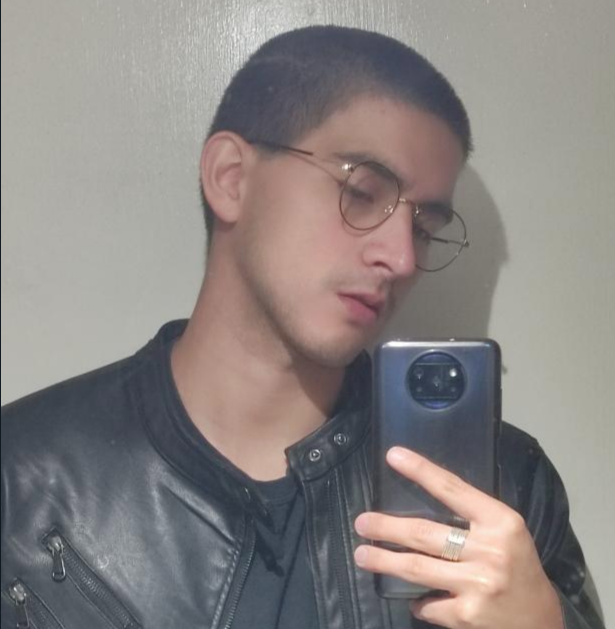
#> input picture artificial-vision/spacial_filters/media/aleksei.png, 1230 x 1258 px (shown at 1/2 size)
$ jupyter execute morphological_operators.ipynb
#> lines starting #> are read from the running program, lines starting #| are printed output that depends on the picture
# Actividad 2

## Descripción
A lo largo del curso, hemos explorado diferentes filtros espaciales, algunos suavizan las imágenes y otros que pareciera que le agregan ruido, así como algunos que se especializan en detectar bordes. La realidad es que todos estos filtros son de gran ayuda en muchos ámbitos, como en medicina, robótica, etc. En esta actividad, se profundiza sobre en la implementación de estos filtros, mostrando paso a paso el desarrollo de estos y algunos ejemplos.

[cell 1]
import cv2
import matplotlib.pyplot as plt
import numpy as np
import os

[cell 2]
class SpacialFilters(object):
    """
    Class that implements LP, HP filters with commons masks.
    In addition, it implements border detection.
    """

    BASE_DIR = os.getcwd()
    LP_FILTERS = {
        'average_filter': (np.ones(shape=(3,3))) * 1/9,
        'gaussian_filter': (np.array([1,2,1,2,4,2,1,2,1]).reshape(3,3)) * 1/16
    }
    HP_FILTERS = {
        'gradient': np.array([1,0,-1,1,0,-1,1,0,-1]).reshape(3,3),
        'laplacian': np.array([-1,-1,-1,-1,8,-1,-1,-1,-1]).reshape(3,3),
    }
    BORDER_DETECTION = {
        'prewitt_horizontal': np.array([1,1,1,0,0,0,-1,-1,-1]).reshape(3,3),
        'prewitt_vertical': np.array([-1,0,1,-1,0,1,-1,0,1]).reshape(3,3),
        'prewitt_45': np.array([-1,-1,0,-1,0,1,0,1,1]).reshape(3,3),
        'sobel_horizontal': np.array([1,2,1,0,0,0,-1,-2,-1]).reshape(3,3),
        'sobel_vertical': np.array([-1,0,1,-2,0,2,-1,0,1]).reshape(3,3),
        'sobel_45': np.array([-2,-1,0,-1,0,1,0,1,2]).reshape(3,3),
    }

    OPTIONS = (
        ('LP_FILTERS', LP_FILTERS.keys(), LP_FILTERS),
        ('HP_FILTERS', HP_FILTERS.keys(), HP_FILTERS),
        ('BORDER_DETECTION', BORDER_DETECTION.keys(), BORDER_DETECTION)
    )

    def __init__(self, img_path: str, weak_pixel=5, strong_pixel=50, low_threshold=0.5, high_threshold=0.1):
#> called with img_path = '/media/aleksei.png', weak_pixel = 5, strong_pixel = 50, low_threshold = 0.5, high_threshold = 0.1
        self.low_threshold = low_threshold
        self.high_threshold = high_threshold
        self.weak_pixel = weak_pixel
        self.strong_pixel = strong_pixel
        self.option = None
        # Image on gray scale (represented on a numpy ndarray)
        self.image = cv2.imread(self.BASE_DIR + img_path, cv2.IMREAD_GRAYSCALE)
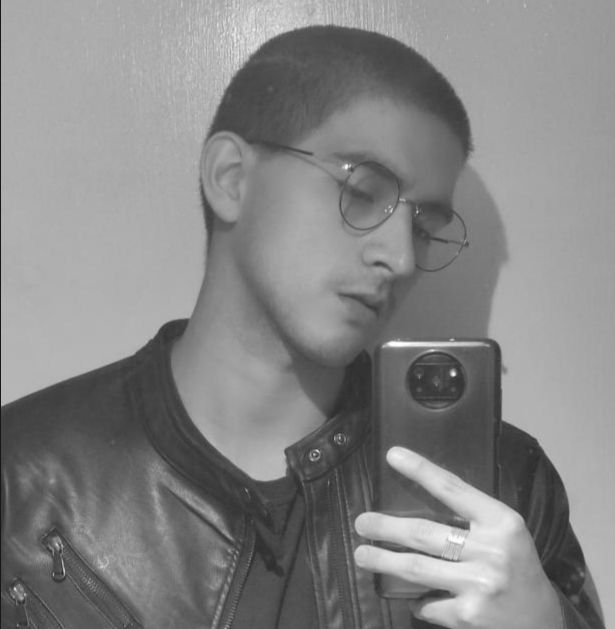
#> self.image: shape (1258, 1230) (shown at 1/2 size); min 24, max 253, mean 133.1
        # image width
        self.width = int(self.image.shape[1])
#> self.width = 1230
        # image height
        self.height = int(self.image.shape[0])
#> self.height = 1258
        self.processed_image = None
        # Verify if the resolution is correct, else modify it
        self.resize_image()
        # Get the spacial filter (kernel or mask) to apply to the image
        self.kernel = self.get_filter()
        # Apply the kernel to the image
        self.apply_filter()


    def get_filter(self) -> np.array:
        """
        Display all the filters options to apply
        ...
        """
        # Dictionary to map the options with their masks
        valid_options = dict()
        is_valid = False
        print("Por favor, selecciona una opción.\n")
        # Show all the options
        for i in self.OPTIONS:
            print(i[0] + ":")
            for j in i[1]:
                raw_choice = j
                valid_options[raw_choice] = i[2][raw_choice]
                print("\t" + "- " + raw_choice)
        # Force to select a valid option
        while is_valid is False:
            option = input("\noption -> ")
            if option in valid_options.keys():
                is_valid = True
            else:
                print("Por favor ingresa una opción correcta.")
        kernel = valid_options[option]
        self.option = option

        return kernel


    def resize_image(self) -> None:
        """
        Resize the image to a resolution appropriate to work with
        ...
        """
        if self.height > 700:
            scale_percent = 700 / self.height
#> scale_percent = 0.556
            # Get new dimension for the resized image
            self.width = int(self.width * scale_percent)
#> self.width = 684
            self.height = int(self.height * scale_percent)
#> self.height = 699
            dim = (self.width, self.height)
#> dim = (684, 699)

            # Resize image
            self.image = cv2.resize(self.image, dim, interpolation = cv2.INTER_AREA)
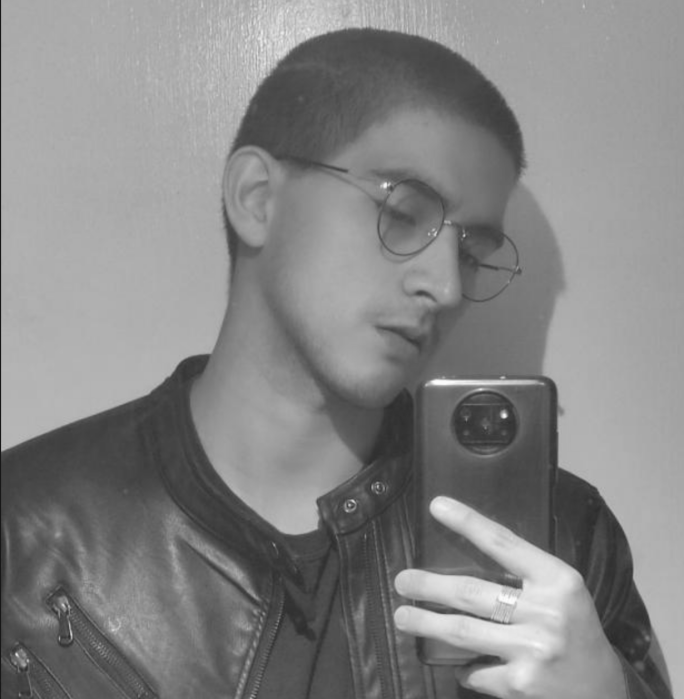
#> self.image: shape (699, 684); min 24, max 253, mean 133.1


    # [220 lines left out: functions get_window_result, apply_filter, non_max_suppression, threshold, hysteresis, canny_filter and 1 more, not called in this run]

[cell 3]
img = "/media/aleksei.png"
act1 = SpacialFilters(img_path=img)
#> the loop in get_filter, `while is_valid is False:` made 7 passes; the answer given on pass 1: 1

$ run again, with artificial-vision/spacial_filters/media/carlos.png copied over artificial-vision/spacial_filters/media/aleksei.png
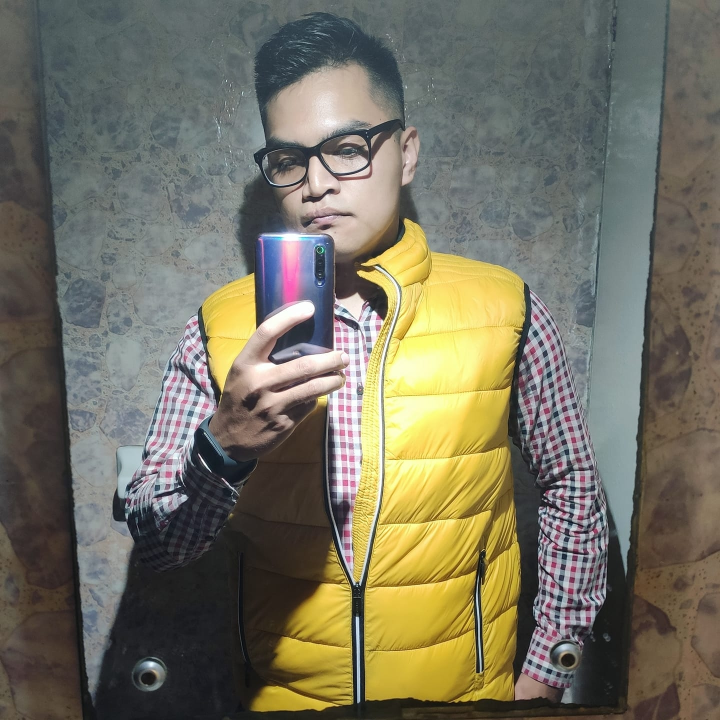
#> input picture artificial-vision/spacial_filters/media/carlos.png, 1440 x 1440 px (shown at 1/2 size)
#> in __init__, `self.image = cv2.imread(self.BASE_DIR + img_path, cv2.IMREAD_GRAYSCALE)`:
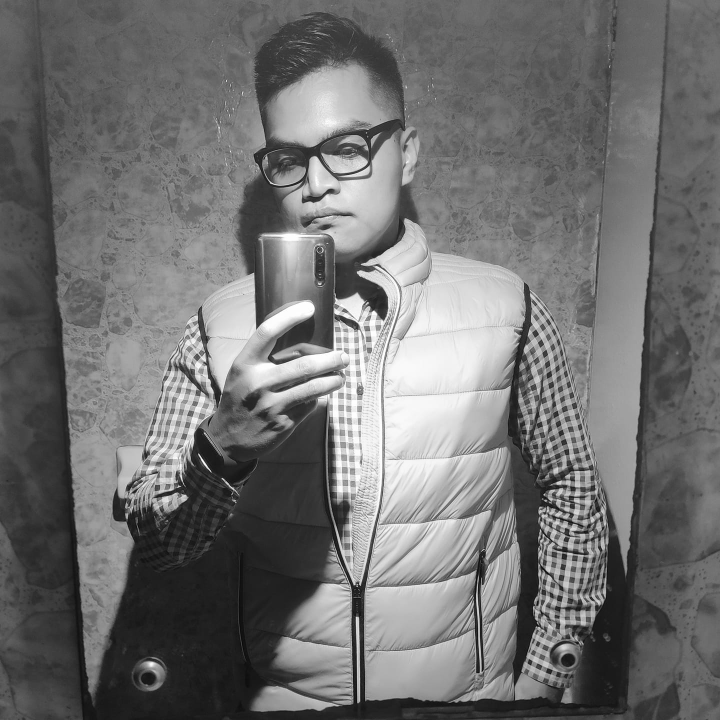
#> self.image: shape (1440, 1440) (shown at 1/2 size); min 0, max 255, mean 112.5
#> in resize_image, `self.image = cv2.resize(self.image, dim, interpolation = cv2.INTER_AREA)`:
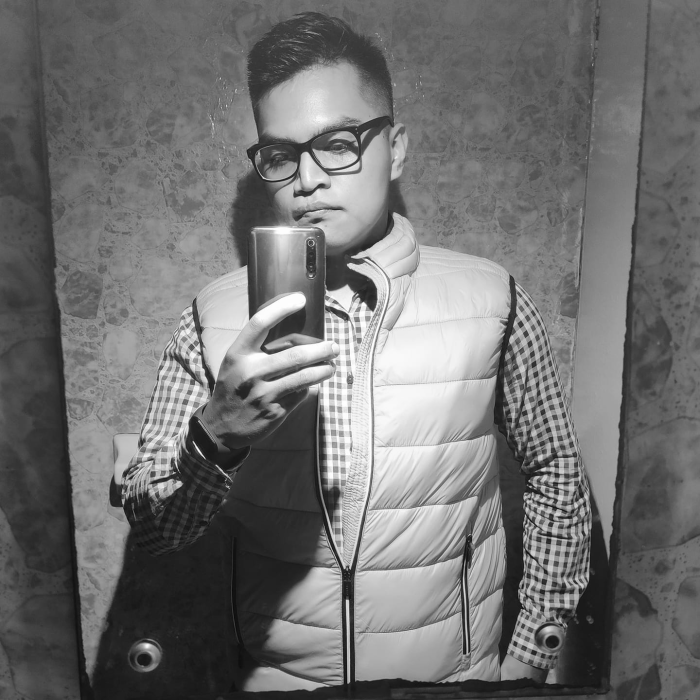
#> self.image: shape (700, 700); min 12, max 255, mean 112.5
#> the loop in get_filter, `while is_valid is False:` made 7 passes; the answer given on pass 1: 1

$ run again, with artificial-vision/spacial_filters/media/cena.png copied over artificial-vision/spacial_filters/media/aleksei.png
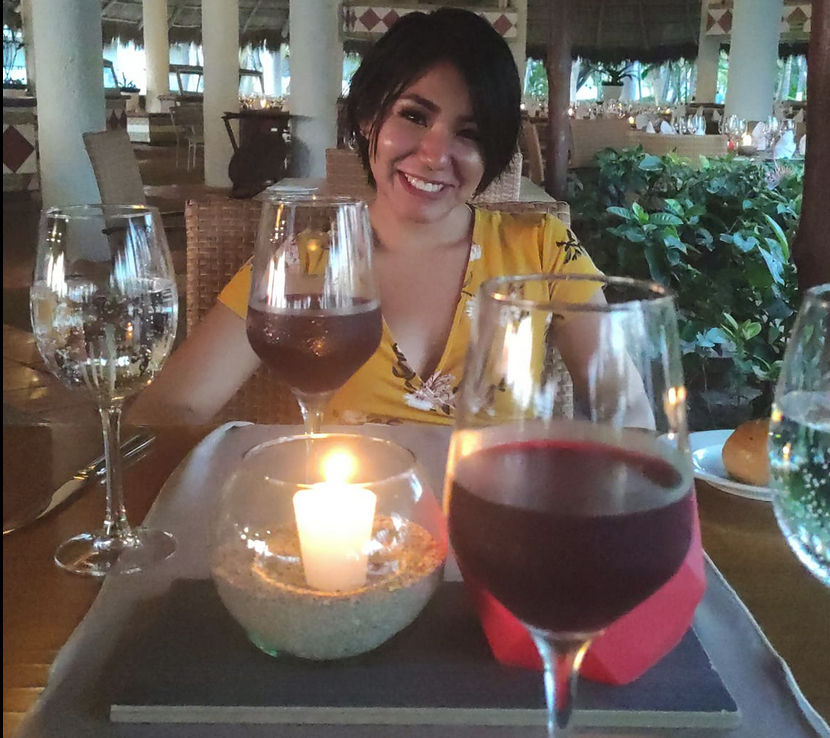
#> input picture artificial-vision/spacial_filters/media/cena.png, 830 x 738 px
#> in __init__, `self.image = cv2.imread(self.BASE_DIR + img_path, cv2.IMREAD_GRAYSCALE)`:
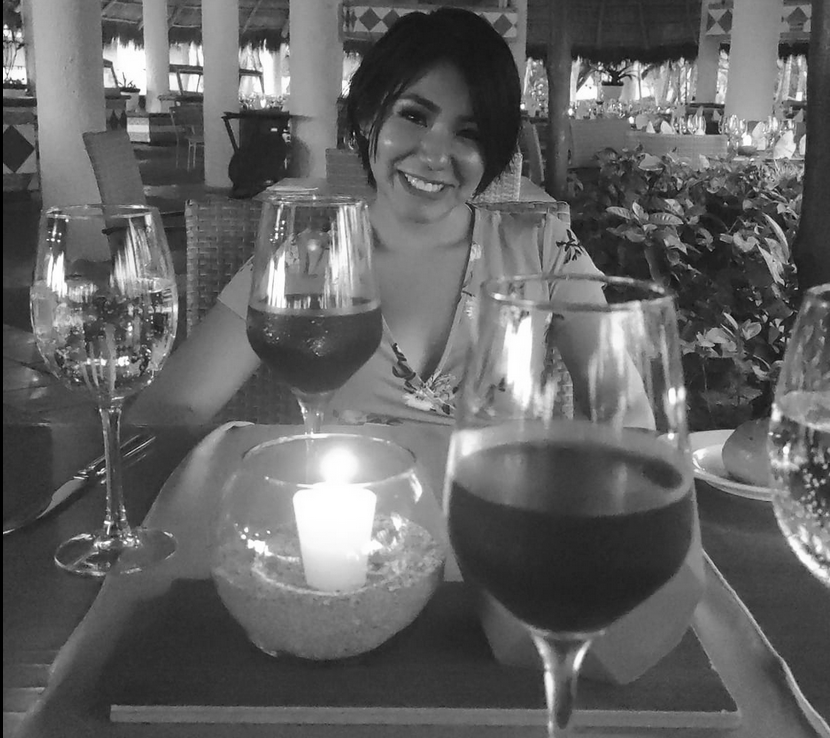
#> self.image: shape (738, 830); min 0, max 255, mean 99.2
#> the loop in get_filter, `while is_valid is False:` made 7 passes; the answer given on pass 1: 1

$ run again, with artificial-vision/spacial_filters/media/love.png copied over artificial-vision/spacial_filters/media/aleksei.png
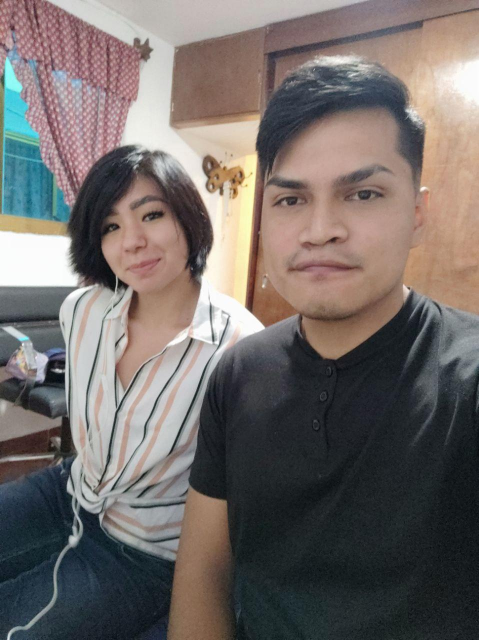
#> input picture artificial-vision/spacial_filters/media/love.png, 958 x 1280 px (shown at 1/2 size)
#> in __init__, `self.image = cv2.imread(self.BASE_DIR + img_path, cv2.IMREAD_GRAYSCALE)`:
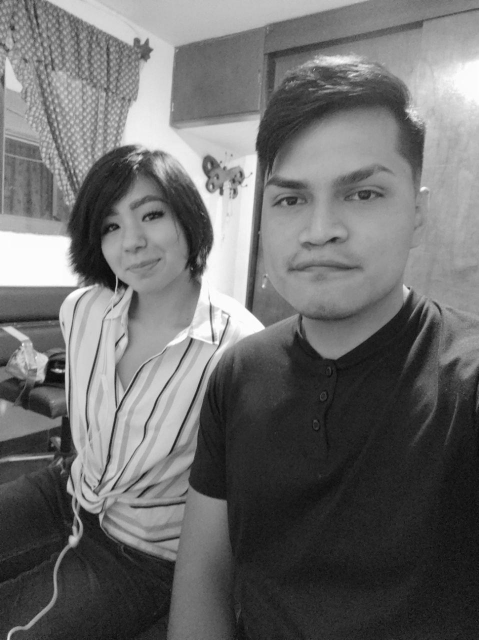
#> self.image: shape (1280, 958) (shown at 1/2 size); min 0, max 255, mean 109.2
#> in resize_image, `self.image = cv2.resize(self.image, dim, interpolation = cv2.INTER_AREA)`:
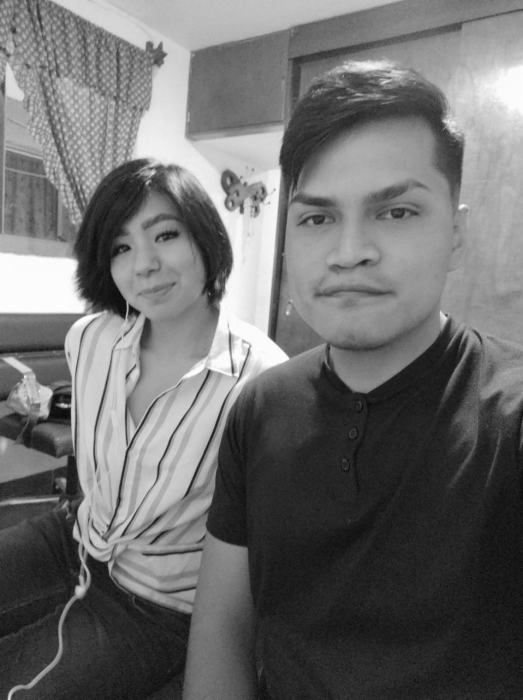
#> self.image: shape (700, 523); min 8, max 255, mean 109.2
#> the loop in get_filter, `while is_valid is False:` made 7 passes; the answer given on pass 1: 1
